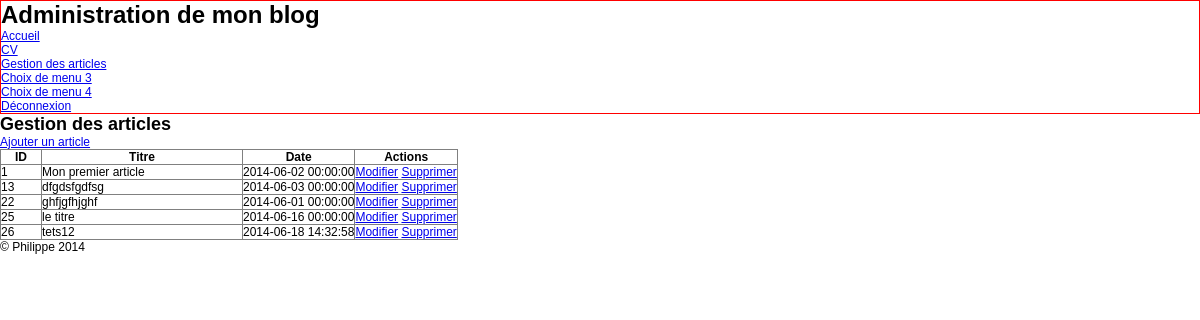
Screenshot of /admin/gestion_articles.php (signed in) with the database file from the repository.
### tables this page shows
CREATE TABLE IF NOT EXISTS `articles` (
  `id_article` int(11) NOT NULL AUTO_INCREMENT,
  `title` varchar(45) NOT NULL,
  `text` text NOT NULL,
  `date` datetime NOT NULL,
  `user` int(11) NOT NULL,
  PRIMARY KEY (`id_article`),
  KEY `user` (`user`)
);

### admin/gestion_articles.php (the view, shortened to what this page needs)
<?php
	include_once('includes/header.php');
	$query = mysql_query('SELECT id_article, title, date FROM articles');
	?>
<h2>Gestion des articles</h2>
<div class="actions">
	<a href="add_article.php">Ajouter un article</a>
</div>
<table class="articles">
	<thead>
		<th style="width: 40px;">ID</th>
		<th style="width: 200px;">Titre</th>
		<th>Date</th>
		<th>Actions</th>
	</thead>
	<?php
		while ($row = mysql_fetch_assoc($query)) {
			echo '
			<tr>
				<td>' . $row['id_article'] . '</td>
				<td>' . $row['title'] . '</td>
				<td>' . $row['date'] . '</td>
				<td>
					<a href="edit_article.php?id_article=' . $row['id_article'] . '">Modifier</a>
					<a href="gestion_articles.php?action=delete_article&id_article=' . $row['id_article'] . '">Supprimer</a>
				</td>
			</tr>
		';
		}
	?>
</table>
<?php include_once('includes/footer.php'); ?>

### admin/includes/header.php (shortened to what this page needs)
<!DOCTYPE html>
<html>
	<head>
		<link type="text/css" href="style.css" media="screen" rel="stylesheet" />
</head>
<body>
	<header style="border: solid 1px red;">
		<h1>
			Administration de mon blog
		</h1>
		<nav>
			<ul>
				<?php if (isset($_SESSION) && isset($_SESSION['user'])) { ?>
				<li><a href="index.php">Accueil</a></li>
				<li><a href="../cv.htm">CV</a></li>
				<li><a href="gestion_articles.php">Gestion des articles</a></li>
				<li><a href="#">Choix de menu 3</a></li>
				<li><a href="#">Choix de menu 4</a></li>
				<li class="deconnexion"><a href="?action=deconnexion">Déconnexion</a></li>
				<?php } ?>
			</ul>
		</nav>
	</header>

### admin/includes/footer.php
<footer>
&copy; Philippe 2014
</footer>
</body>
</html>

### admin/style.css (style rules this page uses)
* { border: 0; margin: 0; padding: 0; }
body { font-family: arial, sans-serif; font-size: 12px; }
h2 { padding 8px 0; }
table { border-collapse: collapse; }
table.articles td, table.articles th { border: solid 1px gray; }

### rows the page displays
articles: id_article "1", title "Mon premier article", date "2014-06-02 00:00:00"
articles: id_article "13", title "dfgdsfgdfsg", date "2014-06-03 00:00:00"
articles: id_article "22", title "ghfjgfhjghf", date "2014-06-01 00:00:00"
articles: id_article "25", title "le titre", date "2014-06-16 00:00:00"
articles: id_article "26", title "tets12", date "2014-06-18 14:32:58"
